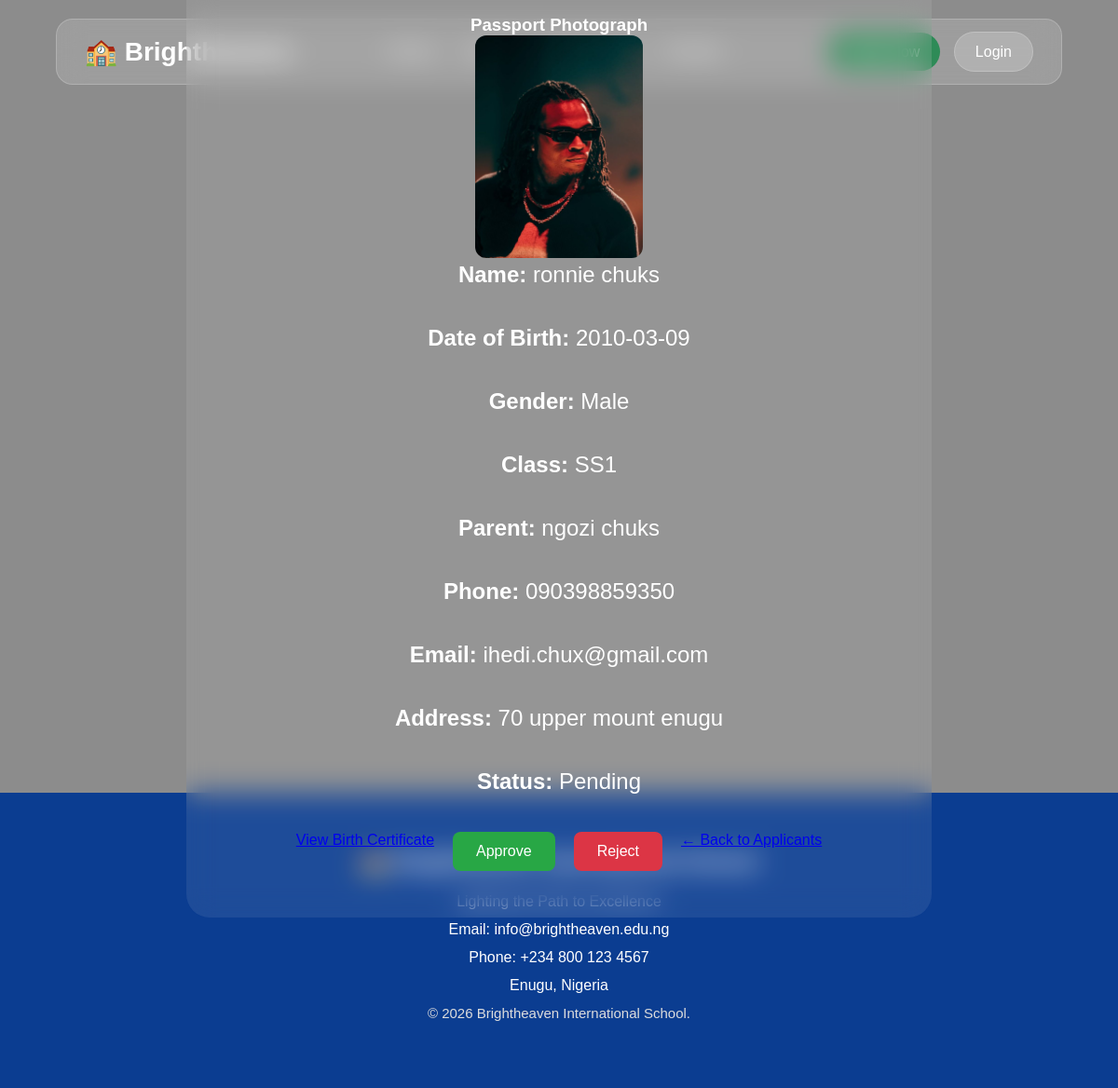
Screenshot of /admin/applicant/3 (signed in) with the database file from the repository.
### tables this page shows
CREATE TABLE applicants (

    id INTEGER PRIMARY KEY AUTOINCREMENT,

    first_name TEXT NOT NULL,

    last_name TEXT NOT NULL,

    date_of_birth TEXT NOT NULL,

    gender TEXT NOT NULL,

    class_applying TEXT NOT NULL,

    parent_name TEXT NOT NULL,

    phone TEXT NOT NULL,

    email TEXT,

    address TEXT,

    passport TEXT,

    birth_certificate TEXT,

    status TEXT DEFAULT 'Pending',

    date_applied TIMESTAMP DEFAULT CURRENT_TIMESTAMP

);

### app.py (the view)
@app.route("/admin/applicant/<int:applicant_id>")
def applicant_details(applicant_id):
    if "admin" not in session:
        return redirect(url_for("admin_login"))
    conn = sqlite3.connect("school.db")
    conn.row_factory = sqlite3.Row
    cursor = conn.cursor()
    cursor.execute(
        "SELECT * FROM applicants WHERE id = ?",
        (applicant_id,)
    )
    applicant = cursor.fetchone()
    conn.close()
    return render_template(
        "admin/applicant_details.html",
        applicant=applicant
    )

### templates/admin/applicant_details.html (shortened to what this page needs)
{% extends "base.html" %}
{% block content %}
<section class="hero">
    <div class="hero-content">
        <h3>Passport Photograph</h3>
    <img
        src="{{ url_for('static', filename='uploads/passports/' + applicant['passport']) }}"
        alt="Passport"
        width="180"
        style="border-radius:12px;">
        <p><strong>Name:</strong> {{ applicant["first_name"] }} {{ applicant["last_name"] }}</p>
        <p><strong>Date of Birth:</strong> {{ applicant["date_of_birth"] }}</p>
        <p><strong>Gender:</strong> {{ applicant["gender"] }}</p>
        <p><strong>Class:</strong> {{ applicant["class_applying"] }}</p>
        <p><strong>Parent:</strong> {{ applicant["parent_name"] }}</p>
        <p><strong>Phone:</strong> {{ applicant["phone"] }}</p>
        <p><strong>Email:</strong> {{ applicant["email"] }}</p>
        <p><strong>Address:</strong> {{ applicant["address"] }}</p>
        <p><strong>Status:</strong> {{ applicant["status"] }}</p>
        <div class="action-buttons">
    <a href="{{ url_for('static',
filename='uploads/birth_certificates/' + applicant['birth_certificate']) }}"
target="_blank">
    View Birth Certificate
</a>
    <a href="{{ url_for('approve_applicant', applicant_id=applicant['id']) }}"
       class="approve-btn">
        Approve
    </a>
    <a href="{{ url_for('reject_applicant', applicant_id=applicant['id']) }}"
       class="reject-btn">
        Reject
    </a>
    <a href="{{ url_for('applicants') }}">
    ← Back to Applicants
</a>
</div>
    </div>
</section>
{% endblock %}

### templates/base.html (shortened to what this page needs)
<!DOCTYPE html>
<html lang="en">
<head>
    <link rel="stylesheet"
          href="{{ url_for('static', filename='css/style.css') }}">
</head>
<body>
        <nav>
    <div class="logo">
        🏫 Brightheaven
    </div>
    <ul id="nav-links">
        <li><a href="{{ url_for('home') }}">Home</a></li>
        <li><a href="{{ url_for('about') }}">About</a></li>
        <li><a href="{{ url_for('admissions') }}">Admissions</a></li>
        <li><a href="{{ url_for('contact') }}">Contact</a></li>
    </ul>
    <div class="buttons">
        <a href="{{ url_for('apply') }}" class="apply-btn">Apply Now</a>
        <a href="{{ url_for('login') }}" class="login-btn">Login</a>
    </div>
    </nav>
    {% block content %}
    {% endblock %}
    <footer>
        <div class="footer-content">
            <h2>🏫 Brightheaven International School</h2>
            <p>Lighting the Path to Excellence</p>
            <p>Email: info@brightheaven.edu.ng</p>
            <p>Phone: +234 800 123 4567</p>
            <p>Enugu, Nigeria</p>
            <p class="copyright">
                © 2026 Brightheaven International School.
            </p>
        </div>
    </footer>
</body>
</html>

### static/css/style.css (style rules this page uses)
* { margin:0; padding:0; box-sizing:border-box; font-family:Arial,sans-serif; }
body { background:url("../images/hero.jpg"); background-size:cover; background-position:center; min-height:100vh; }
body::before { content:""; position:fixed; inset:0; background:rgba(0,0,0,.45); z-index:-1; }
nav { width:90%; margin:20px auto; display:flex; justify-content:space-between; align-items:center; padding:18px 30px; background:rgba(255,255,255,.15); backdrop-filter:blur(15px); border-radius:18px; border:1px solid rgba(255,255,255,.2); }
.logo { color:white; font-size:28px; font-weight:bold; }
nav ul { display:flex; list-style:none; }
nav ul li { margin:0 18px; }
nav ul li a { color:white; text-decoration:none; font-size:18px; transition:.3s; }
html { scroll-behavior:smooth; }
.buttons a { text-decoration:none; padding:12px 22px; border-radius:30px; margin-left:10px; transition:.3s ease; }
.apply-btn { background:#2E8B57; color:white; }
.login-btn { background:rgba(255,255,255,.2); color:white; border:1px solid rgba(255,255,255,.2); }
.hero { display:flex; justify-content:center; align-items:center; height:80vh; text-align:center; }
.hero-content { width:80%; max-width:800px; padding:50px; background:rgba(255,255,255,.08); backdrop-filter:blur(15px); border-radius:25px; color:white; }
.hero p { font-size:24px; margin-bottom:40px; }
footer { margin-top:100px; background:#0B3D91; color:white; text-align:center; padding:60px 20px; }
.footer-content h2 { margin-bottom:20px; }
.footer-content p { margin:12px 0; }
.copyright { margin-top:30px; color:#ddd; font-size:15px; }
.action-buttons { margin-top:30px; display:flex; gap:20px; justify-content:center; }
.approve-btn { background:#28a745; color:white; padding:12px 25px; border-radius:8px; text-decoration:none; }
.reject-btn { background:#dc3545; color:white; padding:12px 25px; border-radius:8px; text-decoration:none; }

### rows the page displays
applicants: passport (picture), first_name "ronnie", last_name "chuks", date_of_birth "2010-03-09", gender "Male", class_applying "SS1", parent_name "ngozi chuks", phone "090398859350", email "ihedi.chux@gmail.com", address "70 upper mount enugu", status "Pending"
